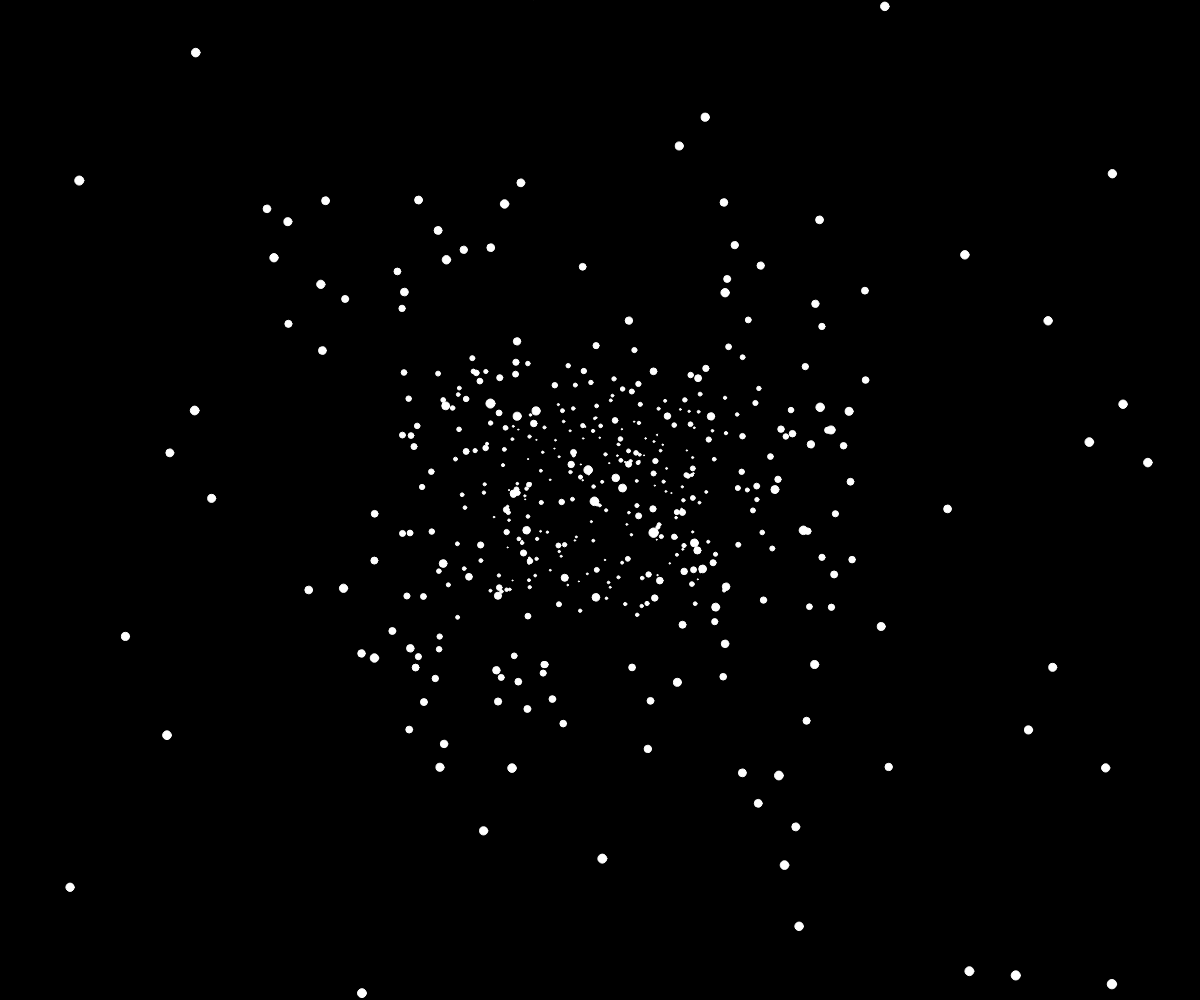
Frame 1 (no input)
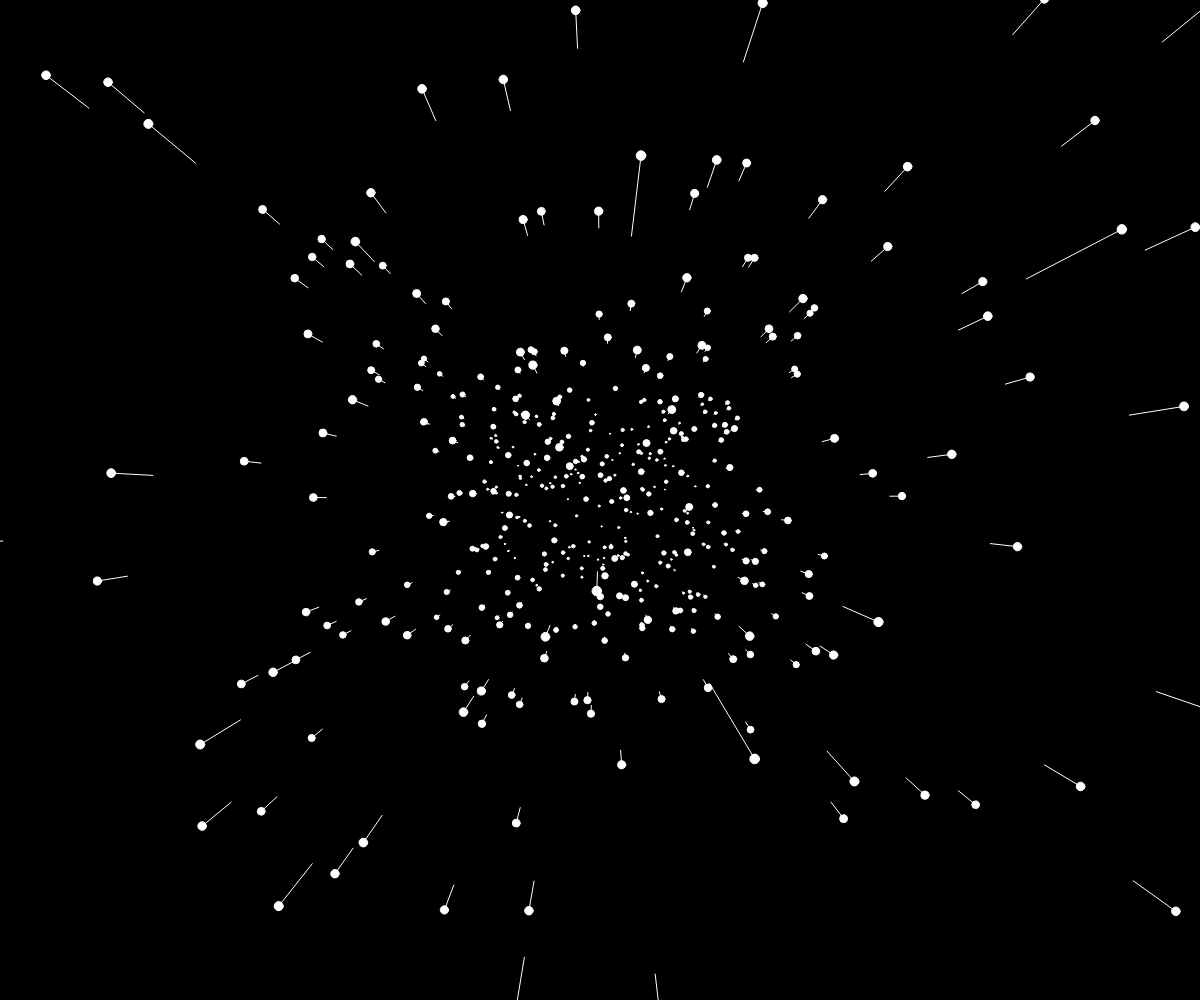
Frame 60 (no input)
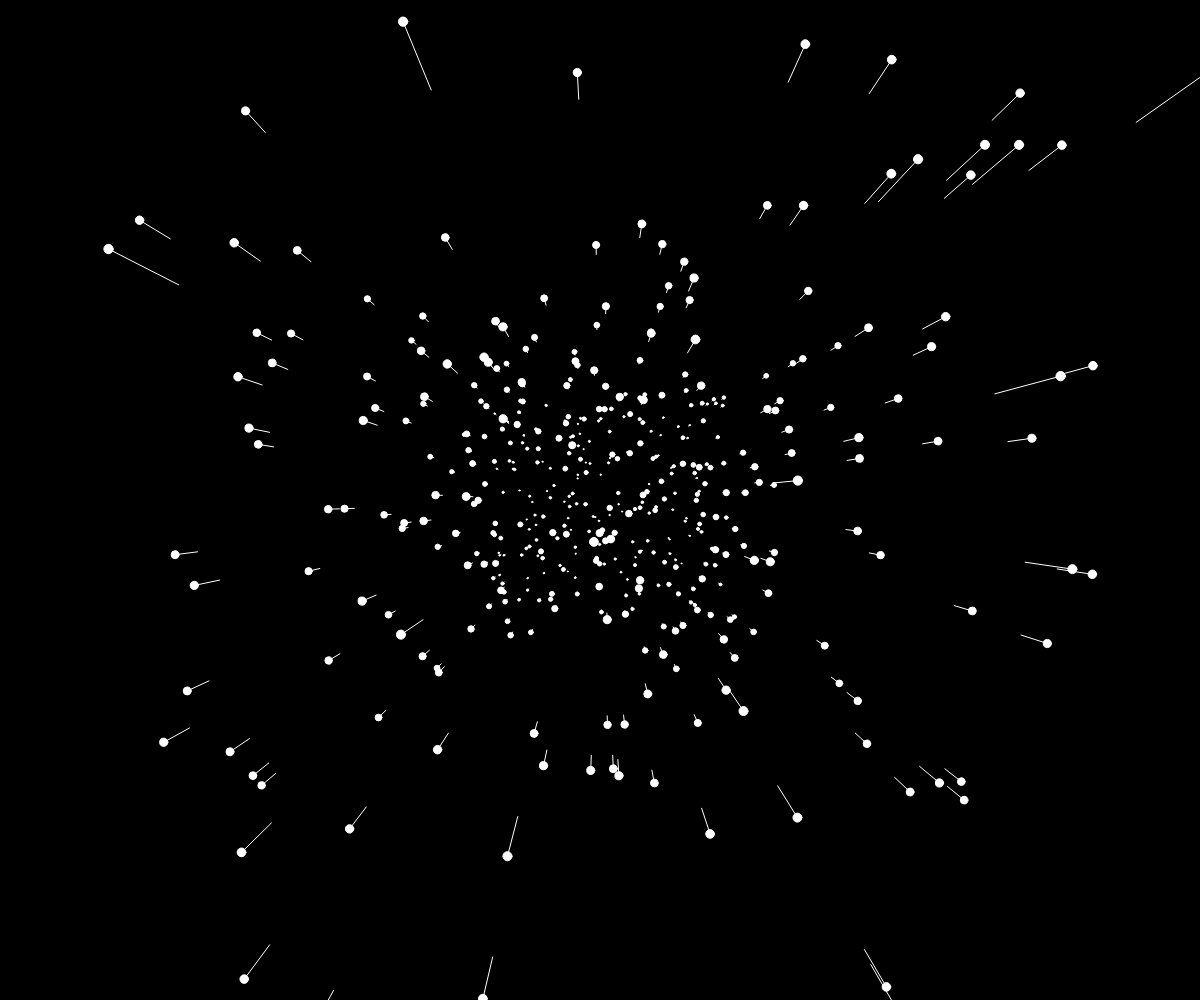
Frame 120 (the mouse pressed at the canvas centre since frame 60)

The p5.js sketch that drew these frames (run headless with seeded random() and noise() and a simulated clock; from frame 60 on, the mouse is pressed at the canvas centre):

// p5.js sketch
// ── sketch.js
let stars=[];
let factor = 100;
let speedSlider;
let width, height;

function setup() {
  width = windowWidth;
  height = windowHeight;
  createCanvas(width, height);
  speedSlider = createSlider(0, 20, 15, 1);
  for(let i = 0; i<500;i++){
     stars[i] = createVector(
        random(-width*factor, width*factor), 
        random(-height*factor, height*factor), 
        random(width));
      stars[i].pz = stars[i].z;
  } // stars[i] => {x, y, z, pz}
}

function draw() {
  background(0);
  fill(255);
  translate(width/2, height/2);

  for(let star of stars) {
    let x = star.x/star.z;
    let y = star.y/star.z;
    let px = star.x/star.pz;
    let py = star.y/star.pz;

    let d = map(star.z, 0, width, 10, 1);
//    fill(255, 100, 255);
//    stroke(0,0, 255);
    circle(x, y, d);  //d는 지름
    stroke(255);
    line(x, y, px, py);
    star.pz = star.z;
    //star.z -= 4;
 //   textSize(d * 5);
 //   text('*', x, y);
    star.z -= speedSlider.value();
    if(star.z < 1){
      star.x = random(-width*factor, width*factor);
      star.y = random(-height*factor, height*factor);
      star.z = width;
      star.pz = width;
    }
  }
}
